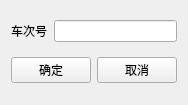
<?xml version="1.0" encoding="UTF-8"?>
<ui version="4.0">
 <class>DelCheCi</class>
 <widget class="QWidget" name="DelCheCi">
  <property name="geometry">
   <rect>
    <x>0</x>
    <y>0</y>
    <width>174</width>
    <height>105</height>
   </rect>
  </property>
  <property name="windowTitle">
   <string>车次号删除</string>
  </property>
  <layout class="QGridLayout" name="gridLayout">
   <item row="0" column="0">
    <widget class="QLabel" name="label">
     <property name="text">
      <string>车次号</string>
     </property>
    </widget>
   </item>
   <item row="0" column="1" colspan="2">
    <widget class="QLineEdit" name="lineEdit"/>
   </item>
   <item row="1" column="0" colspan="2">
    <widget class="QPushButton" name="pushButton">
     <property name="text">
      <string>确定</string>
     </property>
    </widget>
   </item>
   <item row="1" column="2">
    <widget class="QPushButton" name="pushButton_2">
     <property name="text">
      <string>取消</string>
     </property>
    </widget>
   </item>
  </layout>
 </widget>
 <resources/>
 <connections/>
</ui>
